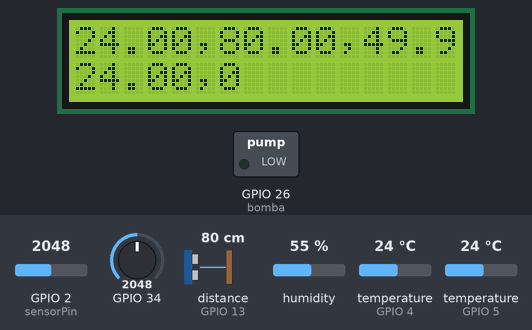
Recording of a sketch running on a simulated ESP32. On the bench: 16×2 character LCD, switched loads named in the sketch (green lamp = pin HIGH). Wiring (inferred from the names in the program): ultrasonic range finder: trigger GPIO 14; echo GPIO 13. The inputs (shaded band) are chosen by the test bench; at power-on: distance to the obstacle (sensor on GPIO 13) 80 cm, temperature (sensors on GPIO 4, GPIO 5) 24 °C, GPIO 2 (sensorPin) = 2048, GPIO 34 = 2048, humidity 55 %. The echo pulse lasts 58.3 µs per cm; WiFi joins after 1.5 s; servers stay silent unless stated; uploads are accepted with an empty reply; pins used as bus, display or sensor lines are not drawn; what the sketch prints to the serial monitor is not drawn.

Above: at 3.0 s.
3.1 s: distance to the obstacle (sensor on GPIO 13) set to 14 cm
At 5.1 s:
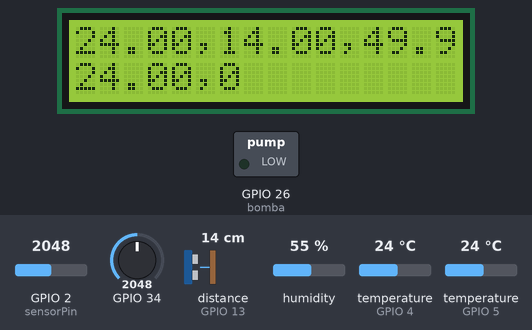
5.9 s: distance to the obstacle (sensor on GPIO 13) set to 11 cm
At 9.4 s:
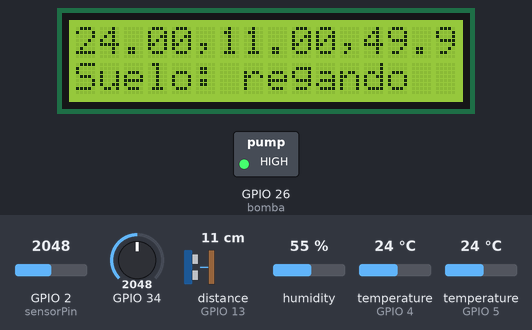
12.0 s: temperature (sensor on GPIO 4) set to 36 °C
15.2 s: temperature (sensor on GPIO 4) set to 39 °C
At 17.3 s:
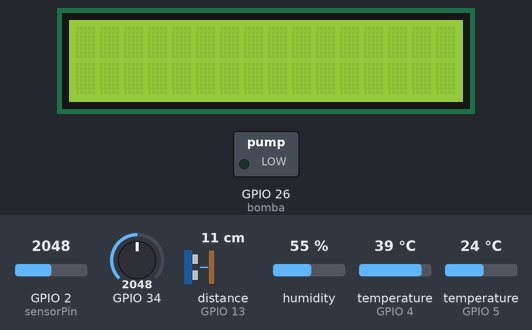
20.4 s: temperature (sensor on GPIO 5) set to 12 °C
At 23.5 s:
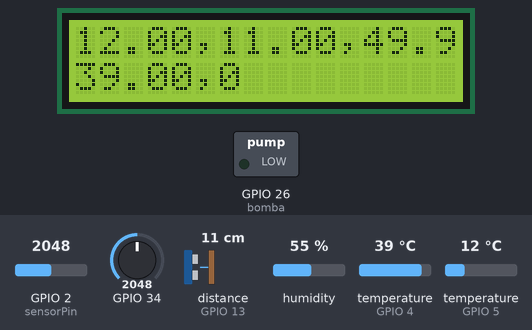
24.4 s: GPIO 2 (sensorPin) set to 2866
At 26.2 s:
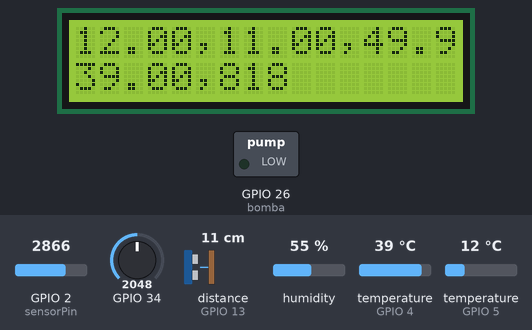
Timing chart, 0 to 27.7 s (numbered marks = the images above; inputs shaded):
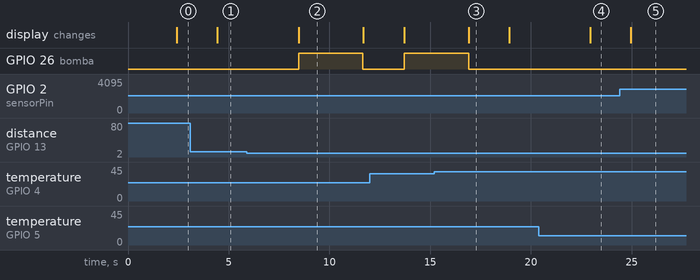

The sketch:

dht11_esp32.ino
```cpp
#include <DHT.h>
#include <DHT_U.h>
#include <HTTPClient.h>
#include <OneWire.h>
#include <DallasTemperature.h>
#include <LiquidCrystal_I2C.h>
#include <ArduinoJson.h>
#include <esp_wifi.h>
#define trigPin 14
#define echoPin 13
#define bomba 26
#define sensorHum 34

DHT dht(5,DHT11);

const char *ssid = "kevin";
const char *password = "12345678";

uint8_t newMACAddress[] = {0x94, 0x08, 0x53, 0x39, 0xae, 0x87};

float t, humedad, distance1, temperatureC, estado_bomba, hS, agua;

String datos;

const int sensorPin = 2;

// GPIO where the DS18B20 is connected to
const int oneWireBus = 4;

// Setup a oneWire instance to communicate with any OneWire devices
OneWire oneWire(oneWireBus);

// Pass our oneWire reference to Dallas Temperature sensor
DallasTemperature sensors(&oneWire);


float temp, hume;

int lcdColumns = 16;
int lcdRows = 2;
int lightInit;
int lightVal;
LiquidCrystal_I2C lcd(0x27, lcdColumns, lcdRows);

void setup(){
  // Inicializamos comunicación serie
  Serial.begin(115200);
  digitalWrite(bomba, LOW);
  //conect_to_wifi(); //funcion para conectarse a wifi

  // Comenzamos el sensor DHT
  dht.begin();

  pinMode(trigPin, OUTPUT);
  pinMode(echoPin, INPUT);

  pinMode(34, INPUT);

  sensors.begin();

  lcd.init();

  lcd.backlight();

  pinMode(bomba, OUTPUT);
  pinMode(trigPin, OUTPUT);
  pinMode(echoPin, INPUT);
  digitalWrite(trigPin, LOW);


  estado_bomba = 0;

  // mac custom
  Serial.begin(115200);
  Serial.println();
  WiFi.mode(WIFI_STA);
  Serial.print("[OLD] ESP32 Board MAC Address:  ");
  Serial.println(WiFi.macAddress());
  esp_wifi_set_mac(WIFI_IF_STA, &newMACAddress[0]);
  Serial.print("[NEW] ESP32 Board MAC Address:  ");
  Serial.println(WiFi.macAddress());

  //Conectar wifi
  WiFi.begin(ssid, password);
  Serial.print("Conectando...");
  while (WiFi.status() != WL_CONNECTED) {
    delay(500);
    Serial.print(".");
  }
  Serial.print("Conectado con éxito, mi IP es: ");
  Serial.println(WiFi.localIP());
  Serial.println(WiFi.macAddress());

  lightInit = analogRead(sensorPin);

}

void loop() {
  estado_bomba = 0;
  HTTPClient http;
  http.begin("http://192.168.89.218:3001/api/datos");
  http.addHeader("Content-Type","application/x-www-form-urlencoded");

  // Leemos la temperatura en grados centígrados (por defecto)
  t = dht.readTemperature();

  // Comprobamos si ha habido algún error en la lectura
  if (isnan(t)) {
    Serial.println("Error obteniendo los datos del sensor DHT11");
    return;
  }


  distance1 = getDistance();
  humedad= analogRead(34); // 4095 seco y 1554 humedad perfecta
  sensors.requestTemperatures();
  temperatureC = sensors.getTempCByIndex(0);
  lightVal = analogRead(sensorPin);
  hS = ((4095.0 - humedad) * 100.0) / 4095.0;

  agua = ((14 - distance1) * 100.0) / 7;

  Serial.println("datos: "+String(datos));

  Serial.println(hS);

  Serial.println("------------------------------");
  Serial.print(t);
  Serial.print(",");
  Serial.print(distance1);
  Serial.print(",");
  Serial.print(hS);
  Serial.print(",");
  Serial.print(temperatureC);
  Serial.println(",");
  Serial.println("------------------------------");
  lcd.setCursor(0,0);
  lcd.print(t);
  lcd.print(",");
  lcd.print(distance1);
  lcd.print(",");
  lcd.print(String(hS) + "%");
  lcd.print(",");
  lcd.setCursor(0,1);
  lcd.print(temperatureC);
  lcd.print(",");
  lcd.print(lightVal - lightInit);
  regar(hS);
  enviar_datos();
  delay(1000);
}

void regar(float hS)
{
   if (hS < 51 && agua > 25 && temperatureC < 38)
  {
    lcd.setCursor(0,2);
    lcd.print("Suelo: regando");
    digitalWrite(bomba,HIGH);
    estado_bomba = 1;
    enviar_datos();
    delay(3000);
    digitalWrite(bomba,LOW);
    estado_bomba = 0;
    lcd.clear();
  }
      else{
        digitalWrite(bomba,LOW);
    }
}

void enviar_datos(){
   if (WiFi.status() == WL_CONNECTED){

    HTTPClient http;

    String code = "123456";

    datos = String(t) + ","+ String(hS) + "," + String(agua)+ ","+String(lightVal - lightInit) + ","+String(temperatureC) + ","+ String(estado_bomba);
    String json;
    StaticJsonDocument<300> doc;
    doc["data"]=datos;
    doc["code"]=code;
    serializeJson(doc, json);
    Serial.println(json);
    //Indicamos el destino
    http.begin("http://192.168.89.242:8000/api/plant");
    http.addHeader("Content-Type", "application/json");

    int status_response = http.POST(json);

    if (status_response > 0){
      Serial.println("Código HTTP ► " + String(status_response)); // Print return code

      if (status_response == 200){
        String data_response= http.getString();
        Serial.println("El servidor respondió ▼ ");
        Serial.println(data_response);
      }
    }else{
      String data_response= http.getString();
      Serial.print(" Error enviando POST, código: ");
      Serial.println(status_response);
      Serial.println(data_response);
    }
    http.end();
  }
}

int getDistance(){
  int duration, distance;
  digitalWrite(trigPin, HIGH);
  delayMicroseconds(1000);
  digitalWrite(trigPin, LOW);
  duration = pulseIn(echoPin, HIGH);
  distance = (duration/2)/29.1; // CM
  return distance;
}
```

Measured:
- the behaviour switches between 13 and 12 cm on distance to the obstacle (sensor on GPIO 13) (found by bisection; images 1 and 2)
- the behaviour switches between 37 and 38 °C on temperature (sensor on GPIO 4) (found by bisection; images 2 and 3)
- after the input at 3.1 s, the display: changes after 1.3 s (image 1)
- after the input at 5.9 s, GPIO 26 (bomba): LOW → HIGH after 2.6 s, → LOW 3.2 s later; the display: changes after 2.6 s (image 2)
- after the input at 15.2 s, GPIO 26 (bomba): goes on until 16.9 s, then stays LOW
- after the input at 20.4 s, the display: changes after 2.5 s (image 4)
- after the input at 24.4 s, the display: changes after 0.55 s (image 5)
